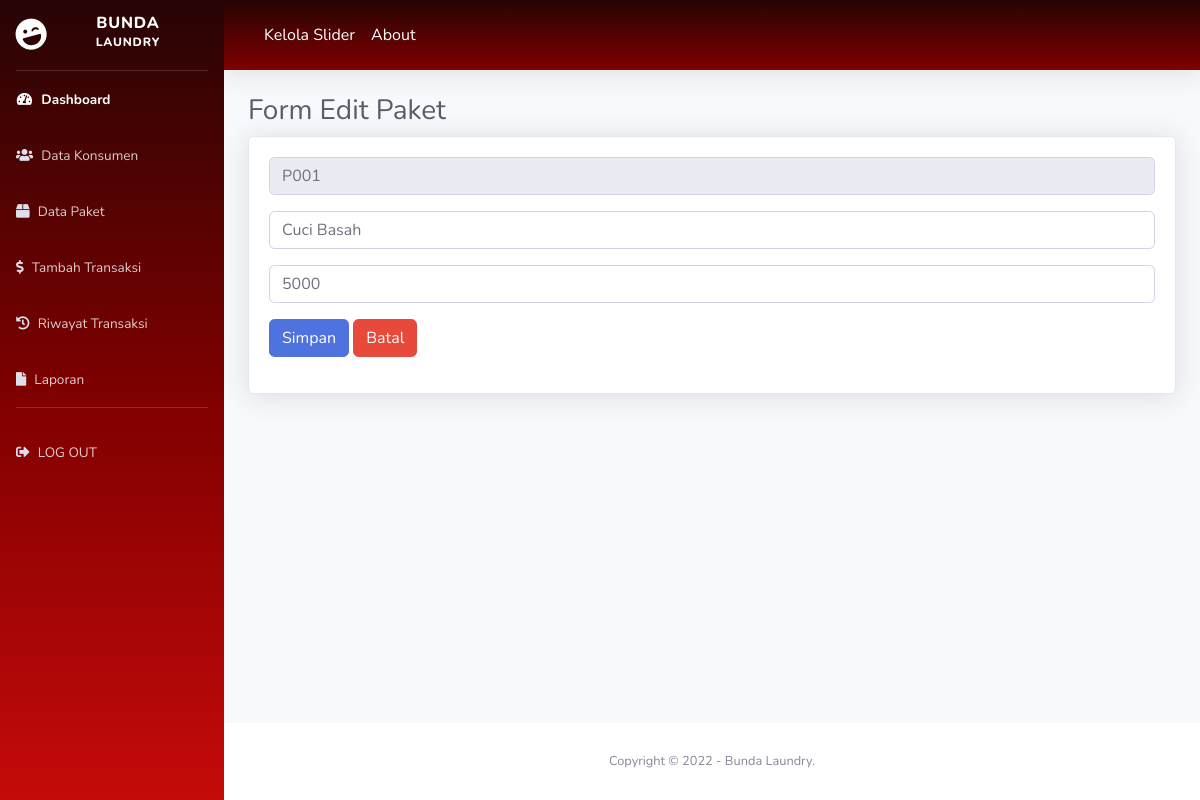
Page /paket/edit/P001 on the committed database.
### tables this page shows
CREATE TABLE `paket` (
  `kode_paket` varchar(20) NOT NULL,
  `nama_paket` varchar(50) NOT NULL,
  `harga_paket` varchar(20) NOT NULL
);

### application/controllers/paket.php (called while the page is built, shortened)
<?php
class Paket Extends CI_Controller {
    public function __construct()
    {
        $this->load->model('m_paket');
    }
    public function edit($kode_paket)
    {
        $isi['data'] = $this->m_paket->edit($kode_paket);
        $isi['content'] = 'backend/paket/e_paket.php';
        $isi['judul'] = 'Form Edit Paket';
        $this->load->view('backend/dashboard', $isi);
    }
}

### index.php (called while the page is built, shortened)
<?php
require_once BASEPATH.'core/CodeIgniter.php';

### application/models/m_paket.php (called while the page is built, shortened)
<?php
class M_paket Extends CI_Model {
    public function edit($kode_paket)
    {
        $this->db->where('kode_paket', $kode_paket);
        return $this->db->get('paket')->row_array();
    }
}

### application/views/backend/paket/e_paket.php (the view, shortened to what this page needs)
<!DOCTYPE html>
<html lang="en">
    <head>
    </head>
    <body>
        <div class="container-fluid">
            <h1 class="h3 mb-2 text-gray-800"><?= $judul;?></h1>
            <div class="card shadow mb-4">
                <div class="card-body">
                    <form method="post" action="<?= base_url()?>paket/update">
                        <div class="form-group">
                            <input type="text" name="kode_paket" value=<?= $data['kode_paket'];?> class="form-control" readonly>
                        </div>
                        <div class="form-group">
                            <input type="text" name="nama_paket" value="<?= $data['nama_paket']?>" class="form-control" placeholder="Input Nama Paket" required>
                        </div>
                        <div class="form-group">
                            <input type="number" name="harga_paket" value=<?= $data['harga_paket'];?> class="form-control" placeholder="Input Harga Paket" required>
                        </div>
                        <div class="form-group">
                           <button type="submit" class="btn btn-primary">Simpan</button>
                           <a href="<?= base_url()?>paket" class="btn btn-danger">Batal</a>
                        </div>
                    </form>
                </div>
            </div>
        </div>
    </body>
</html>

### rows in the picture
paket: kode_paket "P001", nama_paket "Cuci Basah", harga_paket "5000"

### other values in the picture
$judul "Form Edit Paket"
